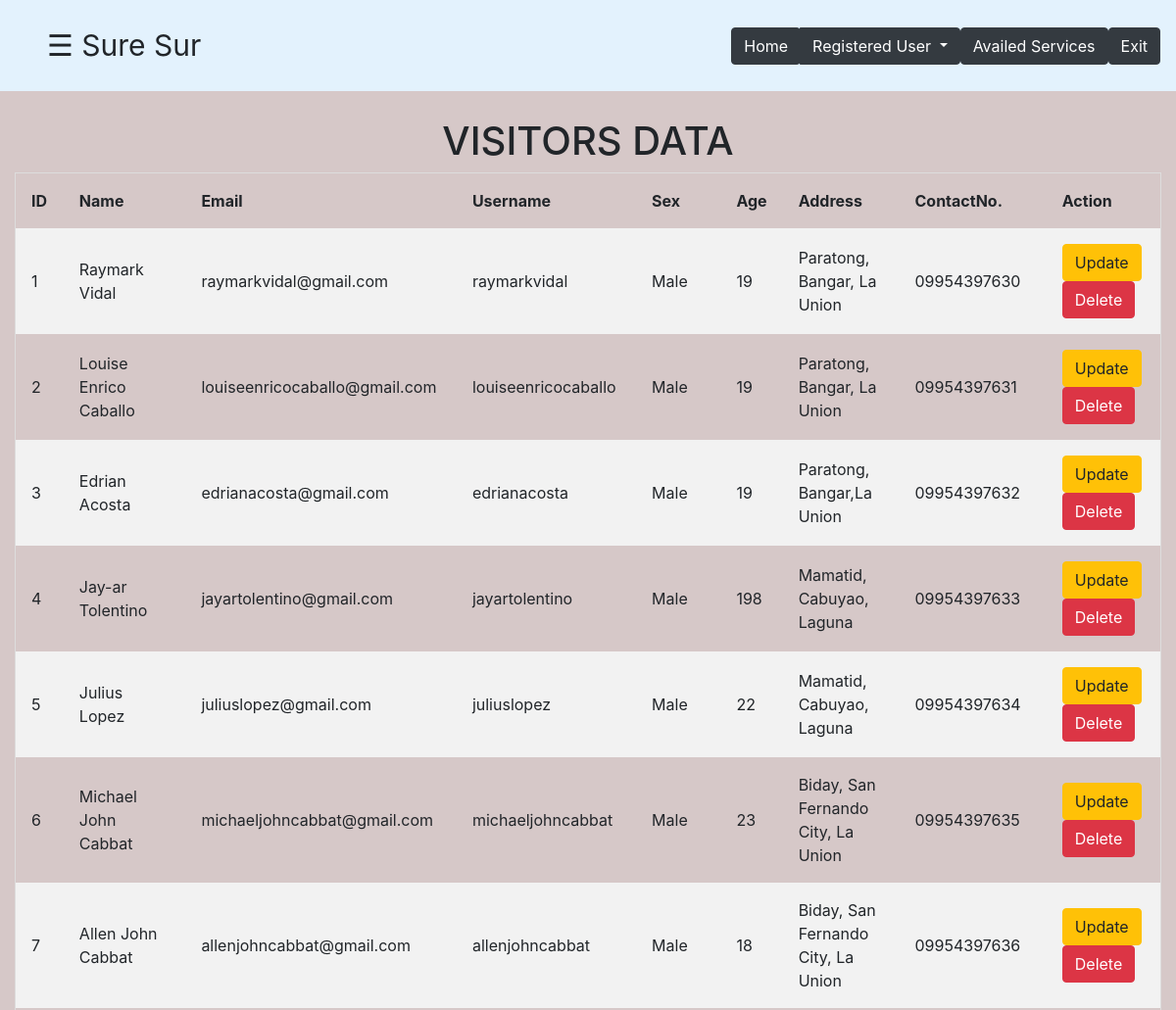
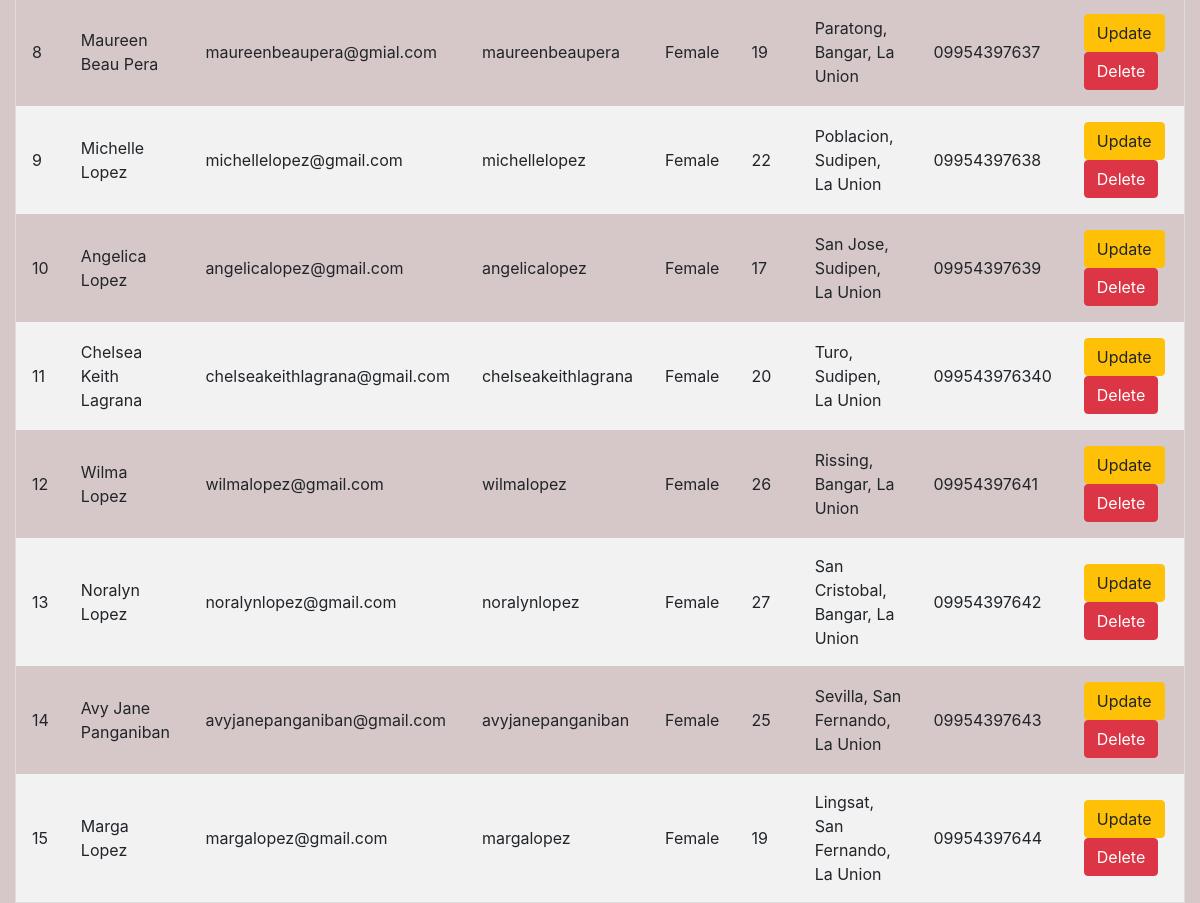
Screenshot of /adminvisitors.php with the database file from the repository (2 pictures, top to bottom).
### tables this page shows
CREATE TABLE `visitors` (
  `ID` int(11) NOT NULL,
  `Name` varchar(70) DEFAULT NULL,
  `Email` varchar(50) DEFAULT NULL,
  `Username` varchar(50) DEFAULT NULL,
  `Password` varchar(50) DEFAULT NULL,
  `sex` varchar(10) DEFAULT NULL,
  `Age` int(5) DEFAULT NULL,
  `Address` varchar(100) DEFAULT NULL,
  `ContactNo` varchar(50) DEFAULT NULL
);

### adminvisitors.php (the view, shortened to what this page needs)
<!DOCTYPE html>
<html lang="en">
<head>
  <link rel="stylesheet" href="https://maxcdn.bootstrapcdn.com/bootstrap/4.0.0/css/bootstrap.min.css">
  <link rel="stylesheet" href="https://maxcdn.bootstrapcdn.com/bootstrap/4.5.2/css/bootstrap.min.css">
<link rel="stylesheet" type="text/css" href="sidenav.css">
<link rel="stylesheet" type="text/css" href="content1.css">
<link rel="stylesheet" type="text/css" href="footer.css">
<link rel="stylesheet" type="text/css" href="style.css"/>
  <link rel="stylesheet" href="jquery-ui-1.13.0/jquery-ui.css">
</head>
<body>
<nav class="navbar navbar-expand-md navbar-light fixed-top" style="background-color: #e3f2fd;">
    <a class="navbar-brand" href="#">
<div id="main">
     <span style="font-size:30px;cursor:pointer" onclick="openNav()">&#9776; Sure Sur</span>
    </div> </a>
  <div class="btn-group">
     <a href="admin.php"><button type="button" class="btn btn-dark">
  Home</button></a>
    <button type="button" class="btn btn-dark dropdown-toggle" data-toggle="dropdown">
       Registered User
    </button>
  <a href="availedservices.php"><button type="button" class="btn btn-dark">Availed Services</button>
    </div></a>
     <a href="home.html"><button type="button" class="btn btn-dark">Exit</button>
    </div></a>
      </nav>
<div class="container-fluid" style="margin-top: 10%;">
 <h1 align="center">VISITORS DATA</h1>
  <table>
    <tr>
      <th>ID</th>
      <th>Name</th>
      <th>Email</th>
      <th>Username</th>
      <th>Sex</th>
      <th>Age</th>
      <th>Address</th>
      <th>ContactNo.</th>
      <th>Action</th>
    </tr>
    <?php
      include "myconnection.php";
      $query="SELECT*FROM visitors";
      $result=mysqli_query($connect, $query);
      if(mysqli_num_rows($result)>0){
        while ($row=mysqli_fetch_array($result)) {
    ?>
    <tr>
      <td><?php echo $row["ID"];?></td>
      <td><?php echo $row["Name"];?></td>
      <td><?php echo $row["Email"];?></td>
      <td><?php echo $row["Username"];?></td>
      <td><?php echo $row["sex"];?></td>
      <td><?php echo $row["Age"];?></td>
      <td><?php echo $row["Address"];?></td>
      <td><?php echo $row["ContactNo"];?></td>
      <td>
        <a href="visitorEdit.php?ID=<?php echo $row["ID"];?>">
        <button class="btn btn-warning">Update</button></a>
        <a href="deletevis.php?ID=<?php echo $row["ID"];?>">
        <button class="btn btn-danger">Delete</button></a>
      </td>
    </tr>
    <?php
        }
      }
      else{
        echo "0 results";
      }
    ?>
  </table>
</body>
</html>

### sidenav.css (style rules this page uses)
.sidenav a { padding: 8px 8px 8px 32px; text-decoration: none; font-size: 25px; color: #818181; display: block; transition: 0.3s; }
#main { transition: margin-left .5s; padding: 16px; }

### content1.css (style rules this page uses)
body { background: #9776; }

### style.css (style rules this page uses)
table { border-collapse: collapse; border-spacing: 0; width: 100%; border: 1px solid #ddd; }
th, td { text-align: left; padding: 16px; }
tr:nth-child(even) { background-color: #f2f2f2; }

### rows the page displays
visitors: ID "1", Name "Raymark Vidal", Email "raymarkvidal@gmail.com", Username "raymarkvidal", sex "Male", Age "19", Address "Paratong, Bangar, La Union", ContactNo "09954397630"
visitors: ID "2", Name "Louise Enrico Caballo", Email "louiseenricocaballo@gmail.com", Username "louiseenricocaballo", sex "Male", Age "19", Address "Paratong, Bangar, La Union", ContactNo "09954397631"
visitors: ID "3", Name "Edrian Acosta", Email "edrianacosta@gmail.com", Username "edrianacosta", sex "Male", Age "19", Address "Paratong, Bangar,La Union", ContactNo "09954397632"
visitors: ID "4", Name "Jay-ar Tolentino", Email "jayartolentino@gmail.com", Username "jayartolentino", sex "Male", Age "198", Address "Mamatid, Cabuyao, Laguna", ContactNo "09954397633"
visitors: ID "5", Name "Julius Lopez", Email "juliuslopez@gmail.com", Username "juliuslopez", sex "Male", Age "22", Address "Mamatid, Cabuyao, Laguna", ContactNo "09954397634"
visitors: ID "6", Name "Michael John Cabbat", Email "michaeljohncabbat@gmail.com", Username "michaeljohncabbat", sex "Male", Age "23", Address "Biday, San Fernando City, La Union", ContactNo "09954397635"
visitors: ID "7", Name "Allen John Cabbat", Email "allenjohncabbat@gmail.com", Username "allenjohncabbat", sex "Male", Age "18", Address "Biday, San Fernando City, La Union", ContactNo "09954397636"
visitors: ID "8", Name "Maureen Beau Pera", Email "maureenbeaupera@gmial.com", Username "maureenbeaupera", sex "Female", Age "19", Address "Paratong, Bangar, La Union", ContactNo "09954397637"
visitors: ID "9", Name "Michelle Lopez", Email "michellelopez@gmail.com", Username "michellelopez", sex "Female", Age "22", Address "Poblacion, Sudipen, La Union", ContactNo "09954397638"
visitors: ID "10", Name "Angelica Lopez", Email "angelicalopez@gmail.com", Username "angelicalopez", sex "Female", Age "17", Address "San Jose, Sudipen, La Union", ContactNo "09954397639"
visitors: ID "11", Name "Chelsea Keith Lagrana", Email "chelseakeithlagrana@gmail.com", Username "chelseakeithlagrana", sex "Female", Age "20", Address "Turo, Sudipen, La Union", ContactNo "099543976340"
visitors: ID "12", Name "Wilma Lopez", Email "wilmalopez@gmail.com", Username "wilmalopez", sex "Female", Age "26", Address "Rissing, Bangar, La Union", ContactNo "09954397641"
visitors: ID "13", Name "Noralyn Lopez", Email "noralynlopez@gmail.com", Username "noralynlopez", sex "Female", Age "27", Address "San Cristobal, Bangar, La Union", ContactNo "09954397642"
visitors: ID "14", Name "Avy Jane Panganiban", Email "avyjanepanganiban@gmail.com", Username "avyjanepanganiban", sex "Female", Age "25", Address "Sevilla, San Fernando, La Union", ContactNo "09954397643"
visitors: ID "15", Name "Marga Lopez", Email "margalopez@gmail.com", Username "margalopez", sex "Female", Age "19", Address "Lingsat, San Fernando, La Union", ContactNo "09954397644"
